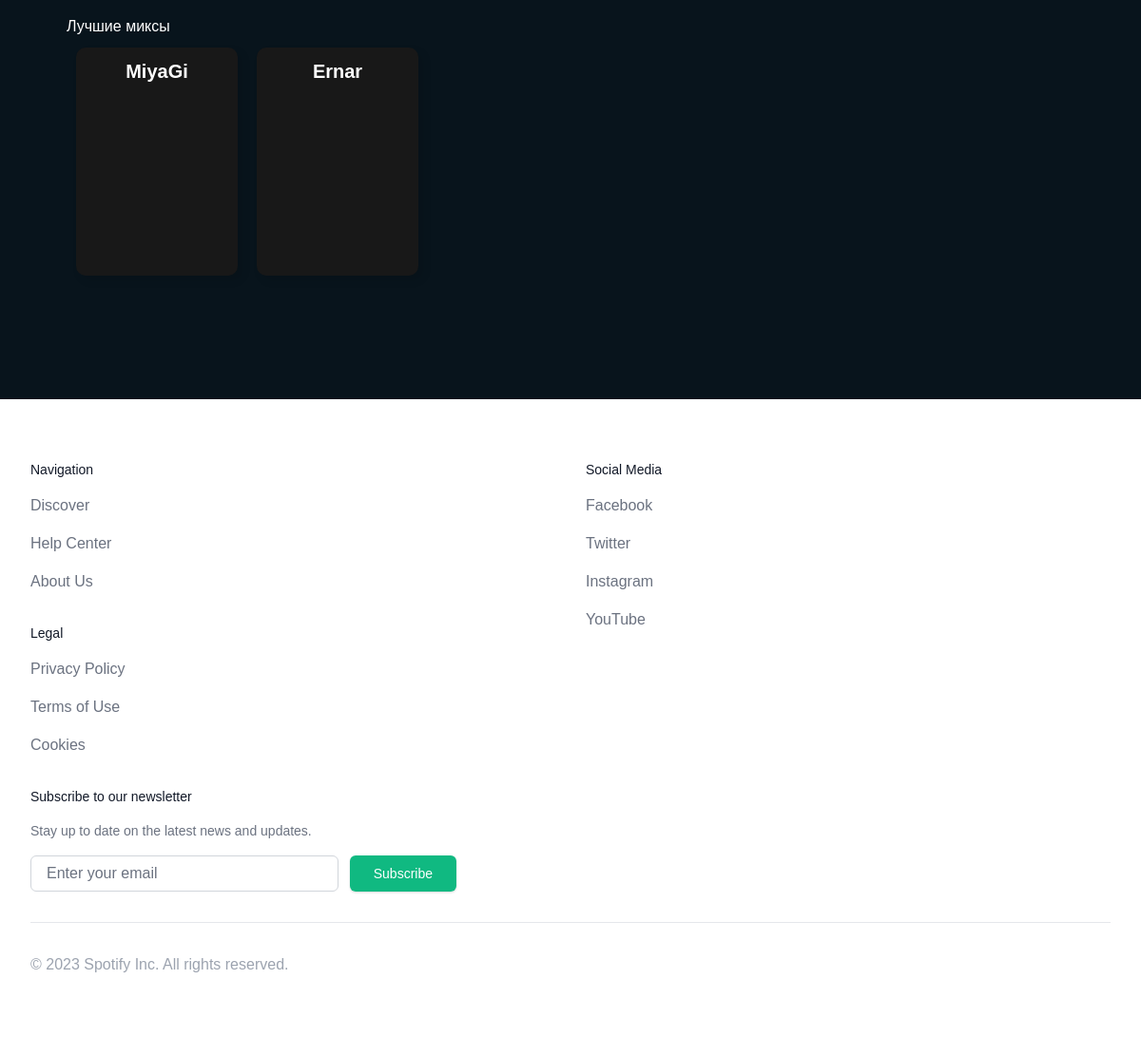
/albums/ (lower part), run on an earlier commit of the app's database.
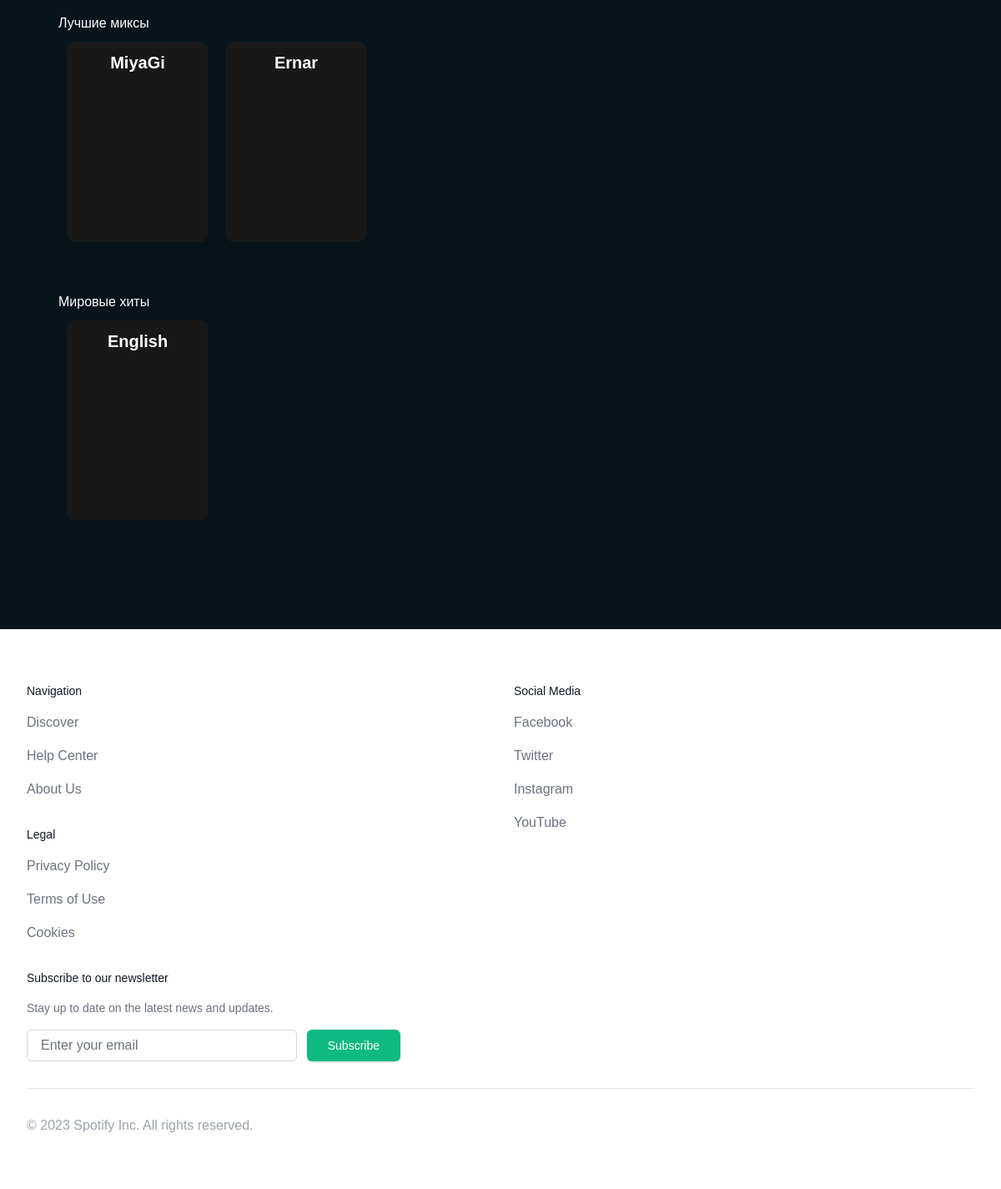
And on a later commit of the database.
### review/models.py (models this page shows)
class Album(models.Model):
    name = models.CharField(max_length=255)
    artist = models.ForeignKey(Artist, on_delete=models.CASCADE)
    release_date = models.DateField()
    genre = models.CharField(max_length=255)
    created_at = models.DateTimeField(auto_now_add=True)
    updated_at = models.DateTimeField(auto_now=True)

### review/views.py (the view)
# urls.py: path('albums/', views.album_list),
def album_list(request):
    albums = Album.objects.all()
    albums_with_genre = {}
    for album in albums:
        if album.genre not in albums_with_genre:
            albums_with_genre[album.genre] = []
        albums_with_genre[album.genre].append(album)
    return render(request, "album_list.html", {'albums_with_genre': albums_with_genre})

### review/templates/album_list.html (shortened to what this page needs)
{% extends 'base.html' %}
{% block content %}
    <div class="container">
        <div class="albums">
            {% for genre, albums in albums_with_genre.items %}
                <h2 >{{ genre }}</h2>
                <ul class="genre">
                    {% for album in albums %}
                        <a class="album" href="/albums/{{ album.id }}/">{{ album.name }}</a>
                    {% endfor %}
                </ul>
            {% endfor %}
        </div>
    </div>
{% endblock %}

### templates/base.html (shortened to what this page needs)
<!DOCTYPE html>
<html lang="en">
<head>
    {% load static %}
    <link rel="stylesheet" href="https://cdn.jsdelivr.net/npm/tailwindcss/dist/tailwind.min.css">
    <link rel="stylesheet" href="{% static 'main.css' %}">
</head>
<body>
<div class="content">
    {% block content %}
    {% endblock %}
</div>
<footer class="bg-white">
    <div class="max-w-7xl mx-auto py-12 px-4 sm:px-6 lg:py-16 lg:px-8">
        <div class="xl:grid xl:grid-cols-3 xl:gap-8">
            <div class="grid grid-cols-2 gap-8 xl:col-span-2">
                <div class="space-y-8">
                    <div>
                        <h3 class="text-sm font-medium text-gray-900">
                            Navigation
                        </h3>
                        <ul class="mt-4 space-y-4">
                            <li><a href="#" class="text-base text-gray-500 hover:text-gray-900">Discover</a></li>
                            <li><a href="#" class="text-base text-gray-500 hover:text-gray-900">Help Center</a></li>
                            <li><a href="#" class="text-base text-gray-500 hover:text-gray-900">About Us</a></li>
                        </ul>
                    </div>
                    <div>
                        <h3 class="text-sm font-medium text-gray-900">
                            Legal
                        </h3>
                        <ul class="mt-4 space-y-4">
                            <li><a href="#" class="text-base text-gray-500 hover:text-gray-900">Privacy Policy</a></li>
                            <li><a href="#" class="text-base text-gray-500 hover:text-gray-900">Terms of Use</a></li>
                            <li><a href="#" class="text-base text-gray-500 hover:text-gray-900">Cookies</a></li>
                        </ul>
                    </div>
                </div>
                <div>
                    <h3 class="text-sm font-medium text-gray-900">
                        Social Media
                    </h3>
                    <ul class="mt-4 space-y-4">
                        <li><a href="#" class="text-base text-gray-500 hover:text-gray-900">Facebook</a></li>
                        <li><a href="#" class="text-base text-gray-500 hover:text-gray-900">Twitter</a></li>
                        <li><a href="#" class="text-base text-gray-500 hover:text-gray-900">Instagram</a></li>
                        <li><a href="#" class="text-base text-gray-500 hover:text-gray-900">YouTube</a></li>
                    </ul>
                </div>
            </div>
            <div class="mt-8 xl:mt-0">
                <h3 class="text-sm font-medium text-gray-900">
                    Subscribe to our newsletter
                </h3>
                <p class="mt-4 text-sm text-gray-500">Stay up to date on the latest news and updates.</p>
                <form class="mt-4 sm:flex sm:max-w-md">
                    <input id="email-address" type="email" autocomplete="email" required
                           class="appearance-none min-w-0 w-full bg-white border border-gray-300 rounded-md py-2 px-4 text-base text-gray-900 placeholder-gray-500 focus:outline-none focus:border-blue-500 focus:ring-1 focus:ring-blue-500 focus:z-10 sm:leading-5"
                           placeholder="Enter your email">
                    <div class="mt-3 rounded-md shadow sm:mt-0 sm:ml-3 sm:flex-shrink-0">
                        <button type="submit"
                                class="w-full flex items-center justify-center py-2 px-6 border border-transparent text-base font-medium rounded-md text-white bg-green-500 hover:bg-green-600 focus:outline-none focus:ring-2 focus:ring-offset-2 focus:ring-green-500 sm:w-auto sm:text-sm">
                            Subscribe
                        </button>
                    </div>
                </form>
            </div>
        </div>
        <div class="mt-8 border-t border-gray-200 pt-8">
            <p class="text-base text-gray-400 xl:text-center">&copy; 2023 Spotify Inc. All rights reserved.</p>
        </div>
    </div>
</footer>
</body>
</html>

### static/main.css (style rules this page uses)
* { box-sizing: border-box; margin: 0; padding: 0; }
body { background-color: #08141C; font-family: CircularSp, CircularSp-Arab, CircularSp-Hebr, CircularSp-Cyrl, CircularSp-Grek, CircularSp-Deva, var, sans-serif; height: 100vh; }
.container { padding: 70px; display: flex; justify-content: center; flex-direction: column; }
.albums { margin-top: 50px; display: flex; flex-direction: column; flex-wrap: wrap; justify-content: center; }
h1, h2 { color: #fff; }
.genre { margin: 0; padding: 0; list-style: none; display: flex; align-items: center; margin-bottom: 50px; }
.album { display: inline-block; padding: 10px; margin: 10px; height: 12em; width: 8.5em; text-align: center; font-size: 20px; font-weight: bold; background-color: #181818; color: #fff; border-radius: 10px; box-shadow: 5px 5px 10px rgba(0, 0, 0, 0.1); transition: transform 0.2s ease-in-out, box-shadow 0.2s ease-in-out; }

What changed in the data, as far as the page shows it:
added Album: genre "Мировые хиты", name "English"
